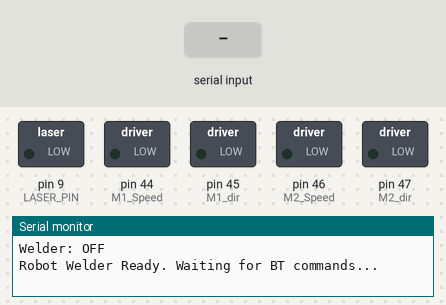
Bench run of a sketch on a simulated Arduino Mega 2560, built with avr-gcc and run on an emulated ATmega2560. Parts: switched loads named in the sketch (green lamp = pin HIGH), the last lines printed to the serial monitor. The test bench sets the inputs (shaded band).

Above: at 1.2 s.
1.3 s: "F90\n" received over the second serial link
At 2.3 s:
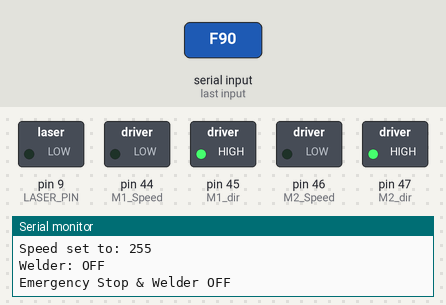
2.8 s: "B,45\n" received over the second serial link
At 3.5 s:
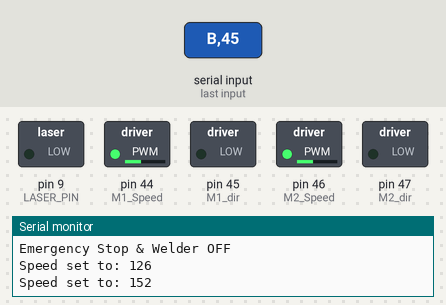
4.3 s: "F,45\n" received over the second serial link
At 4.6 s:
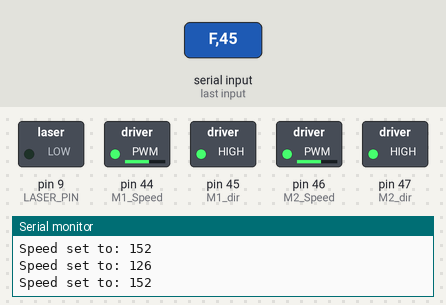
5.8 s: "B90\n" received over the second serial link
At 6.9 s:
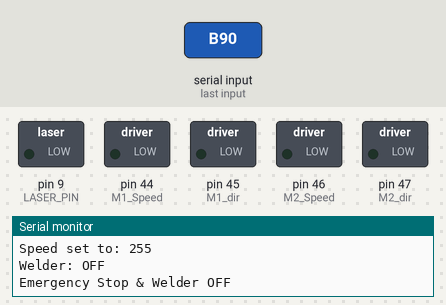
7.3 s: "L90\n" received over the second serial link
At 8.1 s:
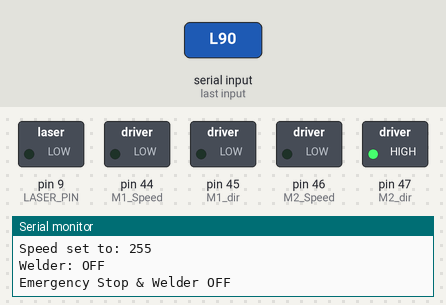
8.8 s: "R90\n" received over the second serial link
At 9.2 s:
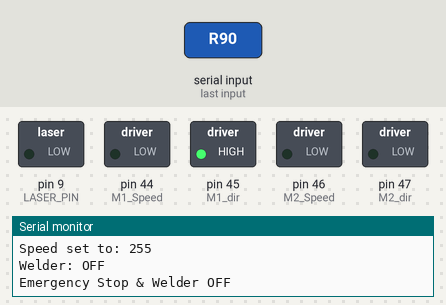
Timing chart, 0 to 11.3 s (numbered marks = the images above; inputs shaded):
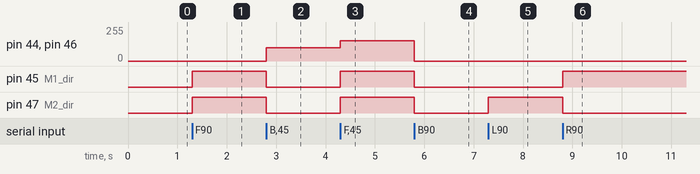

Measured:
- after the input at 1.3 s, pin 45 (M1_dir), pin 47 (M2_dir): LOW → HIGH at once
- after the input at 2.8 s, pin 44 (M1_Speed), pin 46 (M2_Speed): 0/255 → 100/255 at once; pin 45 (M1_dir), pin 47 (M2_dir): HIGH → LOW at once
- after the input at 4.3 s, pin 44 (M1_Speed), pin 46 (M2_Speed): 100/255 → 152/255 at once; pin 45 (M1_dir), pin 47 (M2_dir): LOW → HIGH at once
- after the input at 5.8 s, pin 44 (M1_Speed), pin 46 (M2_Speed): 152/255 → 0/255 at once; pin 45 (M1_dir), pin 47 (M2_dir): HIGH → LOW at once
- after the input at 7.3 s, pin 47 (M2_dir): LOW → HIGH at once
- after the input at 8.8 s, pin 45 (M1_dir): LOW → HIGH at once; pin 47 (M2_dir): HIGH → LOW at once

The sketch:

cod_2.0.ino
```cpp
// ============================================================================
// РОБОТ-СВАРЩИК С УПРАВЛЕНИЕМ ПО BLUETOOTH
// ============================================================================

// --- Конфигурация пинов ---
#define M1_dir     45   // Направление двигателя 1
#define M1_Speed   44   // Скорость двигателя 1 (ШИМ)
#define M2_dir     47   // Направление двигателя 2 (ВНИМАНИЕ: проверьте поддержку ШИМ на вашем контроллере)
#define M2_Speed   46   // Скорость двигателя 2 (ШИМ)
#define LASER_PIN  9    // Пин управления сваркой (лазером)

// --- Глобальные переменные состояния ---
int currentSpeed = 0;       // Текущая скорость (0-255)
bool isWelding = false;     // Состояние сварочного модуля

// ============================================================================
void setup() {
  // Инициализация портов связи
  Serial.begin(9600);       // Для отладки в мониторе порта
  Serial2.begin(115200);    // Для Bluetooth модуля (HC-05/HC-06)

  // Настройка пинов двигателей и сварки на выход
  pinMode(M1_dir, OUTPUT);
  pinMode(M1_Speed, OUTPUT);
  pinMode(M2_dir, OUTPUT);
  pinMode(M2_Speed, OUTPUT);
  pinMode(LASER_PIN, OUTPUT);

  // Начальное состояние: остановка и выключенная сварка
  stopMotors();
  setWelder(false);

  Serial.println("Robot Welder Ready. Waiting for BT commands...");
}

// ============================================================================
void loop() {
  // Обработка входящих команд от Bluetooth пульта
  if (Serial2.available()) {
    char cmd = Serial2.read();
    processBTCommand(cmd);
  }
}

// ============================================================================
// Обработчик команд Bluetooth (на основе строки: xXYYFSBSLSRS123456789876543210)
// ============================================================================
void processBTCommand(char cmd) {
  switch (cmd) {
    // --- Управление скоростью (цифры 1-9) ---
    case '1': case '2': case '3': case '4': case '5':
    case '6': case '7': case '8': case '9':
      currentSpeed = map(cmd - '0', 1, 9, 50, 255); // Масштабируем 1-9 в 50-255 PWM
      Serial.print("Speed set to: ");
      Serial.println(currentSpeed);
      break;

    // --- Управление движением ---
    case 'F': // Вперед
      moveMotors(HIGH, HIGH, currentSpeed, currentSpeed);
      break;

    case 'B': // Назад
      moveMotors(LOW, LOW, currentSpeed, currentSpeed);
      break;

    case 'L': // Влево (разворот на месте)
      moveMotors(LOW, HIGH, currentSpeed, currentSpeed);
      break;

    case 'R': // Вправо (разворот на месте)
      moveMotors(HIGH, LOW, currentSpeed, currentSpeed);
      break;

    case 'S': // Стоп
    case '0': // Экстренный стоп + выключение сварки
      stopMotors();
      if (cmd == '0') {
        setWelder(false);
        Serial.println("Emergency Stop & Welder OFF");
      }
      break;

    // --- Управление сваркой (лазером) ---
    case 'x': // Включить сварку
      setWelder(true);
      break;

    case 'X': // Выключить сварку
      setWelder(false);
      break;

    // --- Игнорируемые команды джойстика (центровка, отпускание) ---
    case 'Y':
    case 'y':
      // Некоторые приложения отправляют 'Y' или 'y' при возврате джойстика в центр.
      // Мы их игнорируем, чтобы не сбивать текущее состояние,
      // либо можно раскомментировать stopMotors(), если нужно останавливаться при отпускании.
      // stopMotors();
      break;

    default:
      // Неизвестная команда, можно игнорировать или вывести в лог
      break;
  }
}

// ============================================================================
// Вспомогательные функции управления
// ============================================================================

// Универсальная функция установки состояния двигателей
void moveMotors(bool dir1, bool dir2, int speed1, int speed2) {
  // Если скорость не была задана командами 1-9, устанавливаем безопасный минимум
  if (speed1 == 0) speed1 = 100;
  if (speed2 == 0) speed2 = 100;

  digitalWrite(M1_dir, dir1);
  digitalWrite(M2_dir, dir2);
  analogWrite(M1_Speed, speed1);
  analogWrite(M2_Speed, speed2);
}

// Остановка обоих двигателей
void stopMotors() {
  analogWrite(M1_Speed, 0);
  analogWrite(M2_Speed, 0);
  currentSpeed = 0; // Сбрасываем целевую скорость
}

// Управление сварочным модулем
void setWelder(bool state) {
  isWelding = state;
  if (isWelding) {
    analogWrite(LASER_PIN, 255); // Полная мощность сварки/лазера
    Serial.println("Welder: ON");
  } else {
    analogWrite(LASER_PIN, 0);   // Выключено
    Serial.println("Welder: OFF");
  }
}
```
